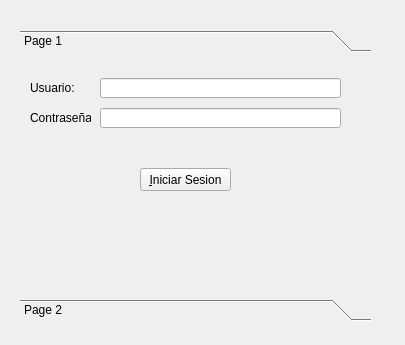
<?xml version="1.0" encoding="UTF-8"?>
<ui version="4.0">
 <class>MainWindow</class>
 <widget class="QMainWindow" name="MainWindow">
  <property name="geometry">
   <rect>
    <x>0</x>
    <y>0</y>
    <width>405</width>
    <height>345</height>
   </rect>
  </property>
  <property name="windowTitle">
   <string>MainWindow</string>
  </property>
  <widget class="QWidget" name="centralWidget">
   <widget class="QToolBox" name="toolBox">
    <property name="geometry">
     <rect>
      <x>20</x>
      <y>30</y>
      <width>351</width>
      <height>291</height>
     </rect>
    </property>
    <property name="currentIndex">
     <number>0</number>
    </property>
    <widget class="QWidget" name="Section_Login">
     <property name="geometry">
      <rect>
       <x>0</x>
       <y>0</y>
       <width>351</width>
       <height>229</height>
      </rect>
     </property>
     <attribute name="label">
      <string>Page 1</string>
     </attribute>
     <widget class="QPushButton" name="Button_Sign">
      <property name="geometry">
       <rect>
        <x>120</x>
        <y>110</y>
        <width>91</width>
        <height>23</height>
       </rect>
      </property>
      <property name="text">
       <string>&amp;Iniciar Sesion</string>
      </property>
     </widget>
     <widget class="QLineEdit" name="Edit_User">
      <property name="geometry">
       <rect>
        <x>80</x>
        <y>20</y>
        <width>241</width>
        <height>20</height>
       </rect>
      </property>
     </widget>
     <widget class="QLabel" name="label">
      <property name="geometry">
       <rect>
        <x>10</x>
        <y>20</y>
        <width>61</width>
        <height>20</height>
       </rect>
      </property>
      <property name="text">
       <string>Usuario:</string>
      </property>
     </widget>
     <widget class="QLabel" name="label_2">
      <property name="geometry">
       <rect>
        <x>10</x>
        <y>50</y>
        <width>61</width>
        <height>20</height>
       </rect>
      </property>
      <property name="text">
       <string>Contraseña:</string>
      </property>
     </widget>
     <widget class="QLineEdit" name="Edit_Pass">
      <property name="geometry">
       <rect>
        <x>80</x>
        <y>50</y>
        <width>241</width>
        <height>20</height>
       </rect>
      </property>
      <property name="echoMode">
       <enum>QLineEdit::Password</enum>
      </property>
     </widget>
    </widget>
    <widget class="QWidget" name="Section_Register">
     <property name="geometry">
      <rect>
       <x>0</x>
       <y>0</y>
       <width>351</width>
       <height>229</height>
      </rect>
     </property>
     <attribute name="label">
      <string>Page 2</string>
     </attribute>
     <widget class="QWidget" name="layoutWidget">
      <property name="geometry">
       <rect>
        <x>6</x>
        <y>10</y>
        <width>341</width>
        <height>221</height>
       </rect>
      </property>
      <layout class="QGridLayout" name="gridLayout">
       <item row="3" column="1" colspan="2">
        <widget class="QLineEdit" name="Text_Password"/>
       </item>
       <item row="0" column="1">
        <widget class="QRadioButton" name="Button_Famale">
         <property name="text">
          <string>Femenino</string>
         </property>
        </widget>
       </item>
       <item row="0" column="0">
        <widget class="QLabel" name="label_4">
         <property name="text">
          <string>Genero :</string>
         </property>
        </widget>
       </item>
       <item row="2" column="0">
        <widget class="QLabel" name="label_6">
         <property name="text">
          <string>Usuario :</string>
         </property>
        </widget>
       </item>
       <item row="0" column="2">
        <widget class="QRadioButton" name="Button_male">
         <property name="text">
          <string>Masculino</string>
         </property>
        </widget>
       </item>
       <item row="1" column="1">
        <widget class="QSpinBox" name="Text_Age"/>
       </item>
       <item row="1" column="0">
        <widget class="QLabel" name="label_5">
         <property name="text">
          <string>Edad :</string>
         </property>
        </widget>
       </item>
       <item row="4" column="1">
        <widget class="QPushButton" name="Button_Register">
         <property name="text">
          <string>Register</string>
         </property>
        </widget>
       </item>
       <item row="3" column="0">
        <widget class="QLabel" name="label_7">
         <property name="text">
          <string>Password</string>
         </property>
        </widget>
       </item>
       <item row="2" column="1" colspan="2">
        <widget class="QLineEdit" name="Text_User"/>
       </item>
      </layout>
     </widget>
    </widget>
   </widget>
  </widget>
 </widget>
 <layoutdefault spacing="6" margin="11"/>
 <tabstops>
  <tabstop>Edit_User</tabstop>
  <tabstop>Edit_Pass</tabstop>
  <tabstop>Button_Sign</tabstop>
  <tabstop>Button_Famale</tabstop>
  <tabstop>Button_male</tabstop>
  <tabstop>Text_Age</tabstop>
  <tabstop>Text_User</tabstop>
  <tabstop>Text_Password</tabstop>
  <tabstop>Button_Register</tabstop>
 </tabstops>
 <resources/>
 <connections/>
</ui>
